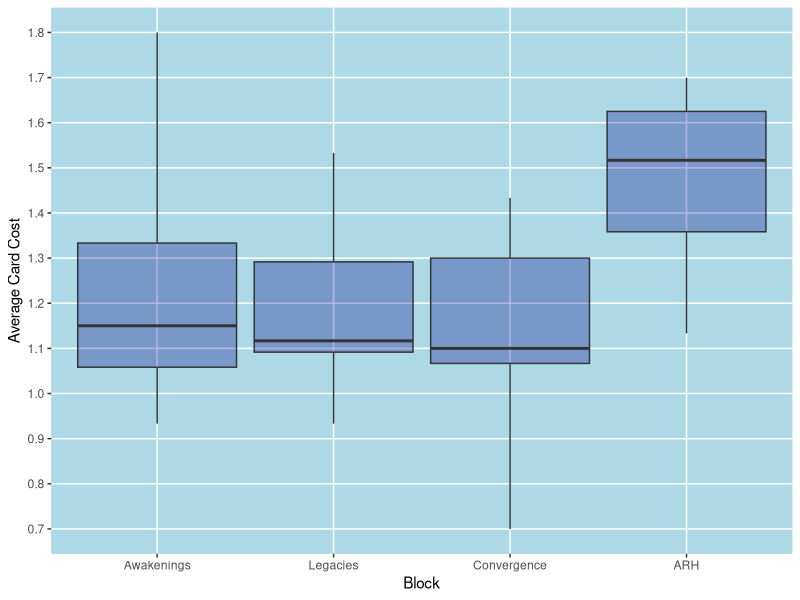
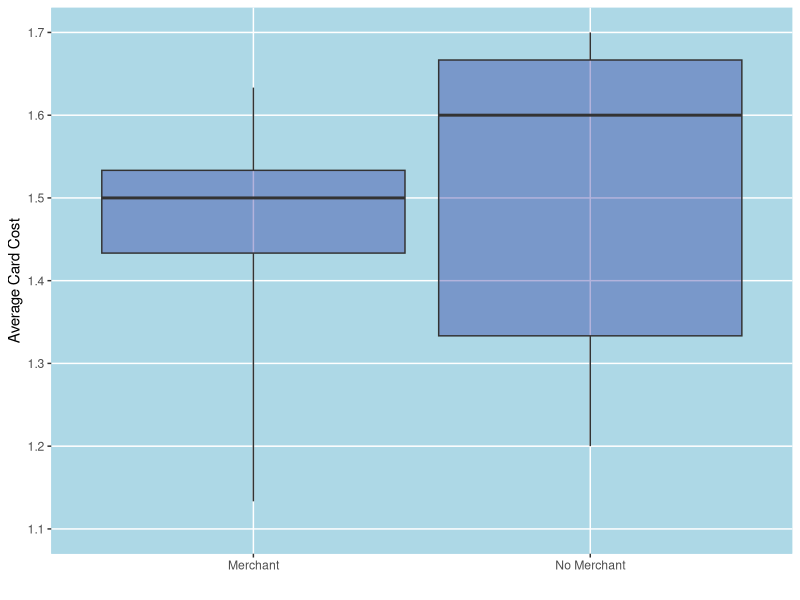
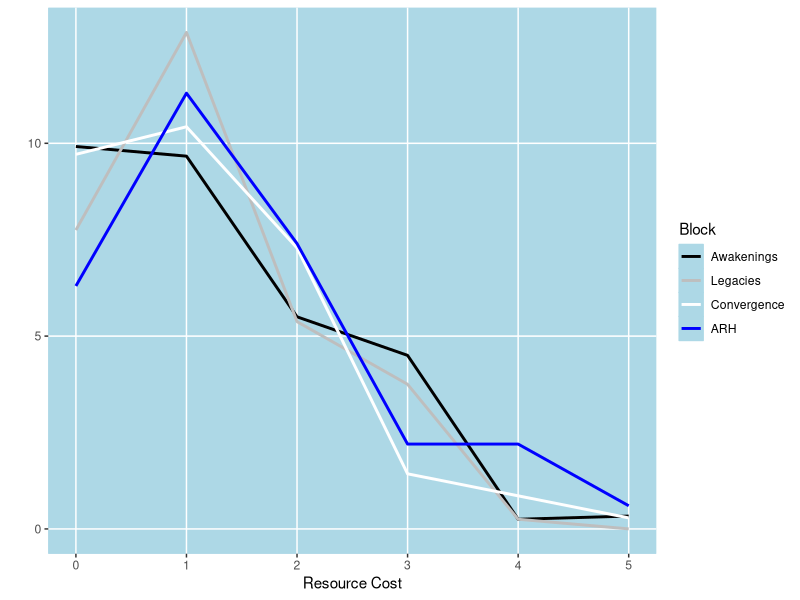
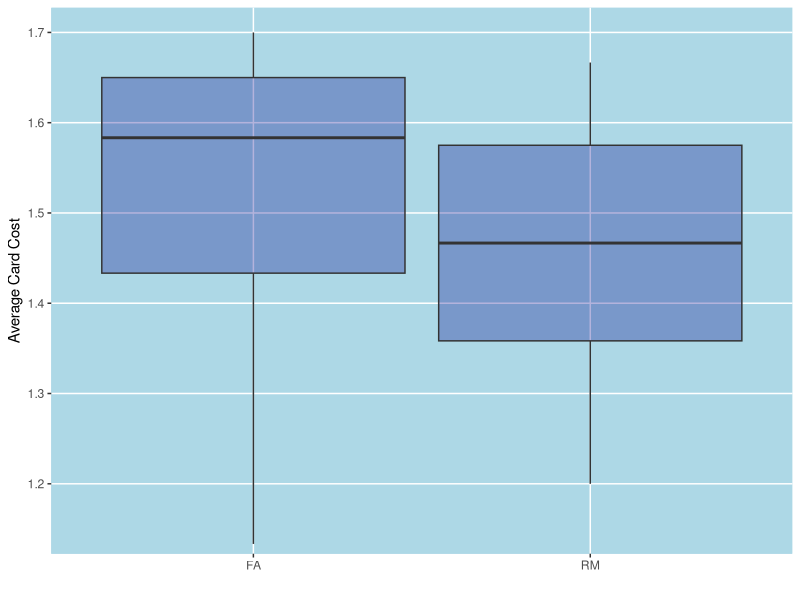
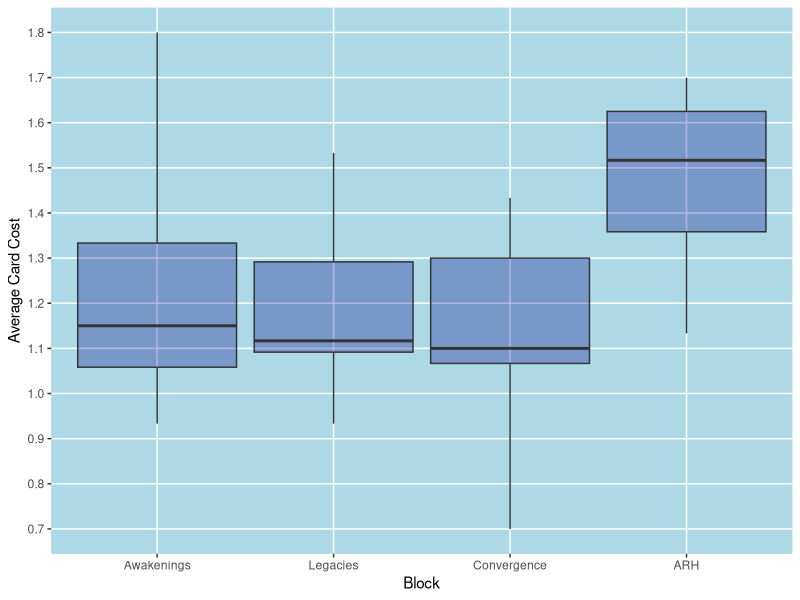
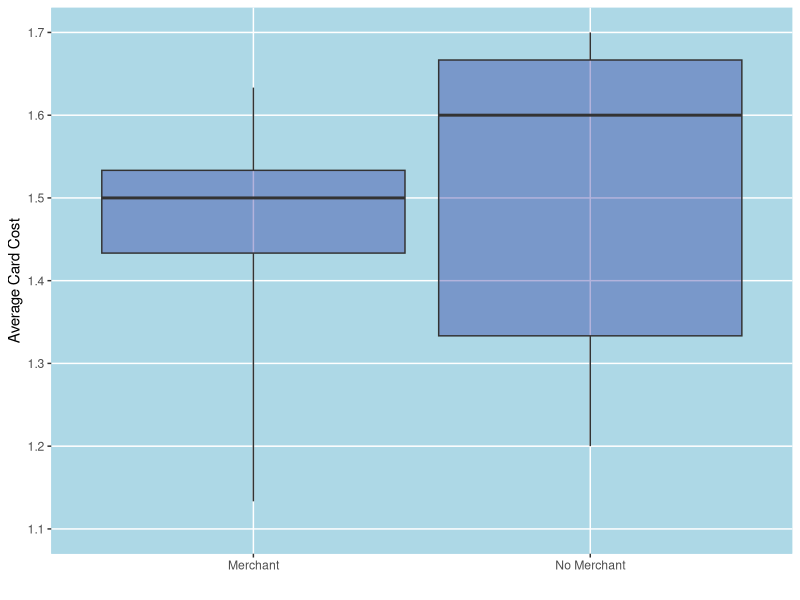
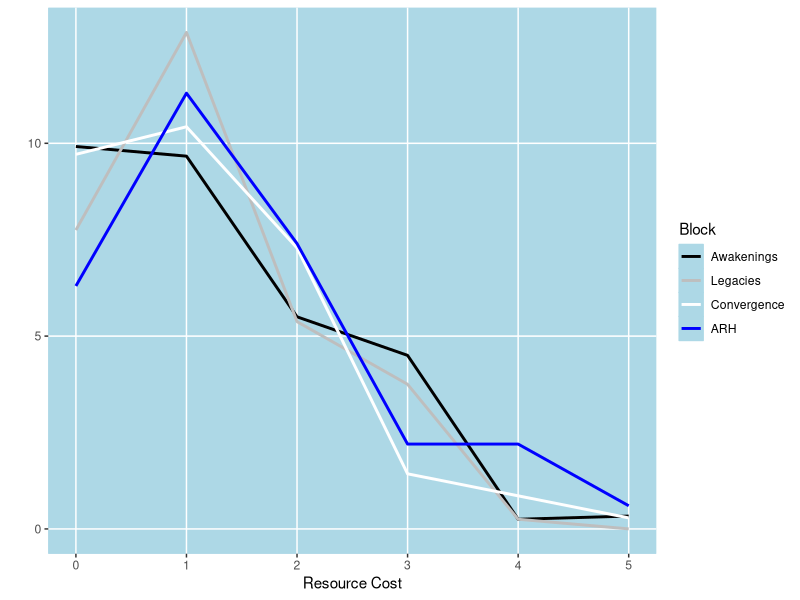
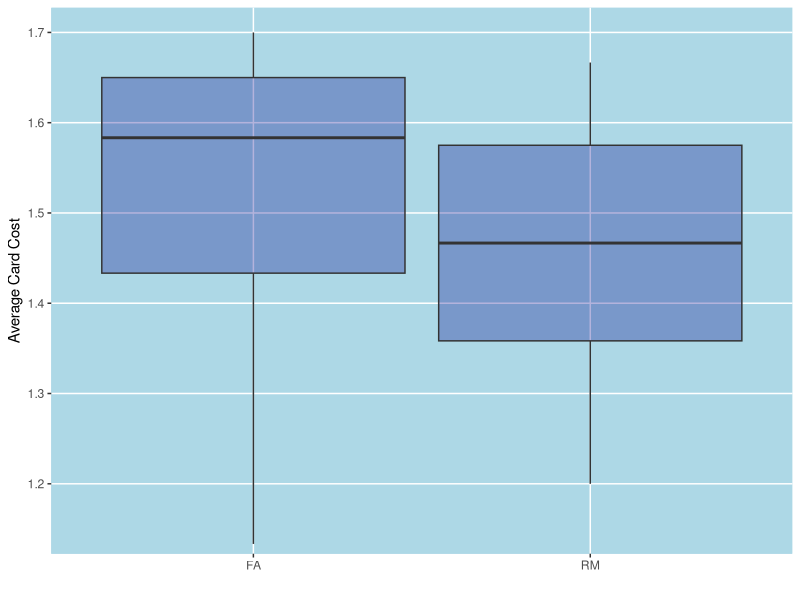

Here is the R script that generated these plots, in order: (Note: this script raises an error after producing the figures.)
library(dplyr)
deckcosts <- read.csv('Deck Costs by Meta.csv')

block_costs <- lapply(unique(deckcosts$block), FUN = function(blocks){
  costs <- deckcosts %>% filter(block == blocks) %>% pull(totalresources)
  quantiles <- quantile(costs, c(.1,.25,.5,.75,.9)) %>% as.numeric()
  data.frame(Block = blocks,
             P10 = min(costs),
             P25 = quantiles[2],
             P50 = quantiles[3],
             P75 = quantiles[4],
             P90 = max(costs))
}) %>% bind_rows()
block_costs$Block <- factor(x = block_costs$Block, levels = block_costs$Block)
str(block_costs)
library(ggplot2)
ggplot(block_costs) +
  geom_boxplot(aes(x = Block, ymin = P10/30, lower = P25/30, middle = P50/30,
                   upper = P75/30, ymax = P90/30),
               stat = 'identity', fill = 'dark blue', alpha = .3) +
  ylab('Average Card Cost') + scale_y_continuous(breaks = seq(.7,1.8,.1)) +
  coord_cartesian(ylim = c(.7,1.8)) +
  theme(
    panel.background = element_rect(fill = "lightblue",
                                    colour = "lightblue",
                                    size = 0.5, linetype = "solid"),
    panel.grid.major = element_line(size = 0.5, linetype = 'solid',
                                    colour = "white"), 
    panel.grid.minor = element_blank())
ggsave('avCardCost.png')  

tmp <- deckcosts %>% filter(block == 'ARH')
block_costs_merchant <- lapply(unique(tmp$ResourceCheating), FUN = function(RC){
  costs <- tmp %>% filter(ResourceCheating == RC) %>% pull(totalresources)
  quantiles <- quantile(costs, c(.1,.25,.5,.75,.9)) %>% as.numeric()
  data.frame(Freighter = RC,
             P10 = min(costs),
             P25 = quantiles[2],
             P50 = quantiles[3],
             P75 = quantiles[4],
             P90 = max(costs))
}) %>% bind_rows()

ggplot(block_costs_merchant) +
  geom_boxplot(aes(x = Freighter, ymin = P10/30, lower = P25/30, middle = P50/30,
                   upper = P75/30, ymax = P90/30),
               stat = 'identity', fill = 'dark blue', alpha = .3) +
  ylab('Average Card Cost') + scale_y_continuous(breaks = seq(1.1,1.7,.1)) +
  xlab('') +
  coord_cartesian(ylim = c(1.1,1.7)) +
  theme(
    panel.background = element_rect(fill = "lightblue",
                                    colour = "lightblue",
                                    size = 0.5, linetype = "solid"),
    panel.grid.major = element_line(size = 0.5, linetype = 'solid',
                                    colour = "white"), 
    panel.grid.minor = element_blank())
ggsave('avCardCostMerchant.png')  

card_hash <- lapply(unique(deckcosts$block), FUN = function(blocks){
  costs <- deckcosts %>% filter(block == blocks)
  data.frame(Count = c(mean(costs$X0),
                       mean(costs$X1),
                       mean(costs$X2),
                       mean(costs$X3),
                       mean(costs$X4),
                       mean(costs$X5),
                       mean(costs$X6)),
             CardCost = c(0,1,2,3,4,5,6),
             Block = blocks)
}) %>% bind_rows()
card_hash$Block <- factor(card_hash$Block, levels = unique(card_hash$Block))

ggplot(card_hash %>% filter(CardCost != 6)) +
  geom_path(aes(y = Count, x = CardCost, colour = Block), size = 1) +
  scale_x_continuous(breaks = seq(0,5,1)) +
  coord_cartesian(xlim = c(0,5)) + xlab('Resource Cost') + ylab('') +
  scale_color_manual(values = c('Black','Grey','White','Blue')) +
  theme(
    panel.background = element_rect(fill = "lightblue",
                                    colour = "lightblue",
                                    size = 0.5, linetype = "solid"),
    panel.grid.major = element_line(size = 0.5, linetype = 'solid',
                                    colour = "white"), 
    panel.grid.minor = element_blank())
ggsave('avCostCurve.png')  

tmp <- deckcosts %>% filter(block == 'ARH')
block_costs_FARM <- lapply(unique(tmp$meta), FUN = function(metas){
  costs <- tmp %>% filter(meta == metas) %>% pull(totalresources)
  quantiles <- quantile(costs, c(.1,.25,.5,.75,.9)) %>% as.numeric()
  data.frame(Meta = metas,
             P10 = min(costs),
             P25 = quantiles[2],
             P50 = quantiles[3],
             P75 = quantiles[4],
             P90 = max(costs))
}) %>% bind_rows()

ggplot(block_costs_FARM) +
  geom_boxplot(aes(x = Meta, ymin = P10/30, lower = P25/30, middle = P50/30,
                   upper = P75/30, ymax = P90/30),
               stat = 'identity', fill = 'dark blue', alpha = .3) +
  ylab('Average Card Cost') + scale_y_continuous(breaks = seq(1.2,1.7,.1)) +
  xlab('') +
  coord_cartesian(ylim = c(1.15,1.7)) +
  theme(
    panel.background = element_rect(fill = "lightblue",
                                    colour = "lightblue",
                                    size = 0.5, linetype = "solid"),
    panel.grid.major = element_line(size = 0.5, linetype = 'solid',
                                    colour = "white"), 
    panel.grid.minor = element_blank())
ggsave('avCardCostFARM.png')  

card_hash_FARM <- lapply(c('FA','RM'), FUN = function(metas){
  costs <- deckcosts %>% filter(meta == metas)
  data.frame(Count = c(mean(costs$X0),
                       mean(costs$X1),
                       mean(costs$X2),
                       mean(costs$X3),
                       mean(costs$X4),
                       mean(costs$X5),
                       mean(costs$X6)),
             CardCost = c(0,1,2,3,4,5,6),
             Meta = metas)
}) %>% bind_rows()
card_hash_FARM$Block <- factor(card_hash_FARM$Block,
                               levels = unique(card_hash_FARM$Block))

ggplot(card_hash_FARM %>% filter(CardCost != 6)) +
  geom_path(aes(y = Count, x = CardCost, colour = Meta), size = 1) +
  scale_x_continuous(breaks = seq(0,5,1)) +
  coord_cartesian(xlim = c(0,5)) + xlab('Resource Cost') + ylab('') +
  scale_color_manual(values = c('Black','White')) +
  scale_y_continuous(breaks = seq(0,12,1)) +
  theme(
    panel.background = element_rect(fill = "lightblue",
                                    colour = "lightblue",
                                    size = 0.5, linetype = "solid"),
    panel.grid.major = element_line(size = 0.5, linetype = 'solid',
                                    colour = "white"), 
    panel.grid.minor = element_blank())
ggsave('avCostCurveFARM.png')
tmp
51/30

regex_lookups <- c('northern([_\\. ])?ireland|ni','united([_\\. ])?kingdom|uk')
grepl(regex_lookups, 'NI')
unlist(lapply(regex_lookups, grepl, tolower('NI')))
regex_match <- sapply(regex_lookups, grepl, tolower('NI'))
c(1,2)[regex_match]
grepl()